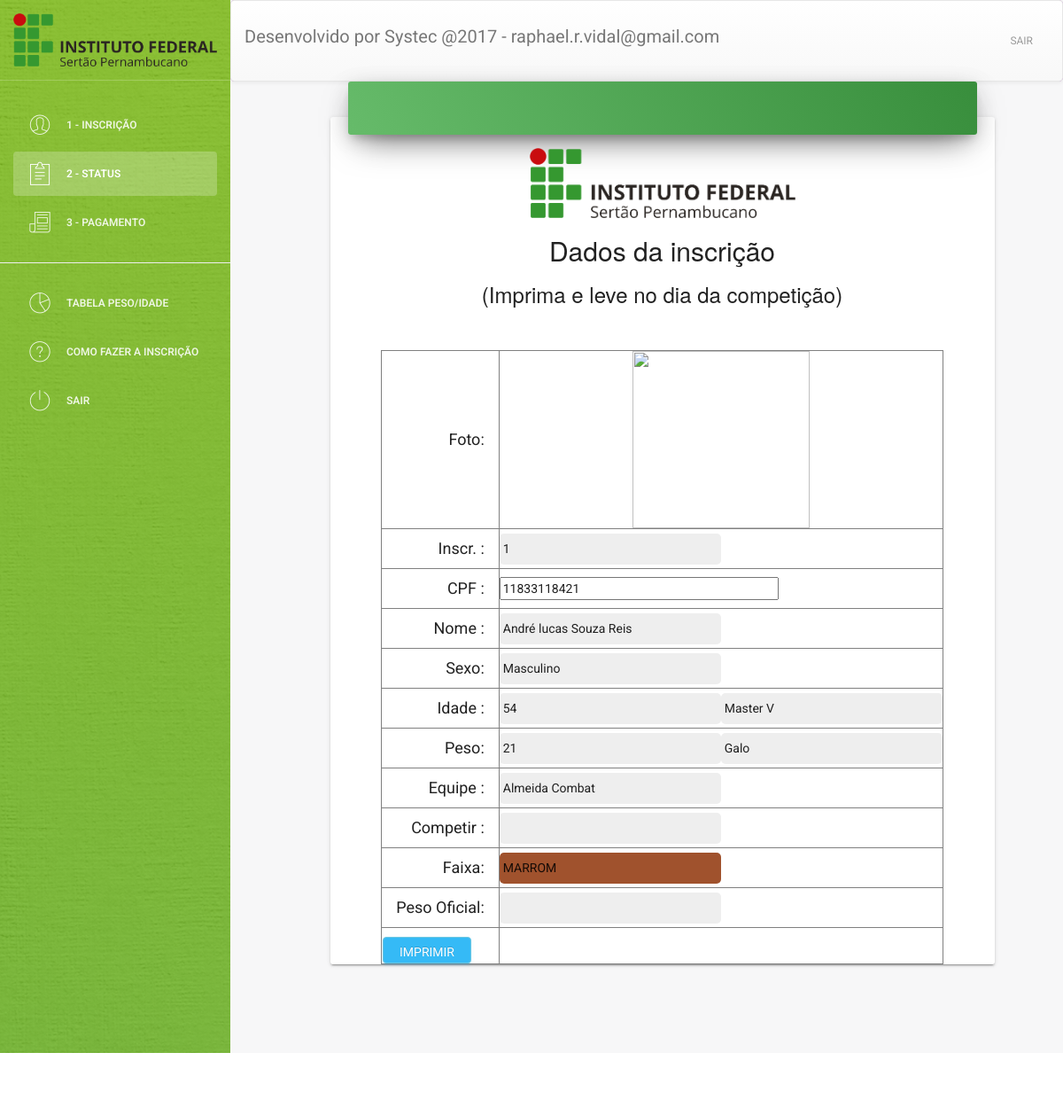
The app's page /cliente/status.php?cpf=11833118421 with its own data.
### tables this page shows
CREATE TABLE `usuarios` (
  `id` int(11) NOT NULL,
  `niveis_acesso_id` int(1) NOT NULL,
  `cpf` varchar(15) NOT NULL,
  `email` varchar(520) NOT NULL,
  `senha` varchar(50) NOT NULL,
  `nome` varchar(100) NOT NULL,
  `sexo` varchar(10) NOT NULL,
  `idade` varchar(10) NOT NULL,
  `peso` varchar(10) NOT NULL,
  `equipe` varchar(100) NOT NULL,
  `faixa` varchar(10) NOT NULL,
  `categoriaida` varchar(100) NOT NULL,
  `categoriapeso` varchar(100) NOT NULL,
  `imagem` varchar(100) NOT NULL
);

### fun/conexao.php (called while the page is built, shortened)
<?php
        $autor="Desenvolvido por Systec @2017 - raphael.r.vidal@gmail.com ";
?>

### cliente/status.php (the view, shortened to what this page needs)
<!doctype html>
<?php
include_once("../fun/conexao.php");
 $cpf = $_GET['cpf'];
$resultado = ("SELECT * FROM usuarios WHERE cpf LIKE '".$cpf."';");
$status = mysqli_query($conn, $resultado);
$linha=mysqli_fetch_array($status);
$foto = "$cpf .jpg";
$roxa="ROXA";
$branca="BRANCA";
$marrom="MARROM";
$azul="AZUL";
$preto="PRETA";
$cor = $linha['faixa'];
?>
<html lang="pt">
<head>
    <link href="assets/css/bootstrap.min.css" rel="stylesheet" />
    <link href="assets/css/animate.min.css" rel="stylesheet"/>
    <link href="assets/css/light-bootstrap-dashboard.css" rel="stylesheet"/>
	<link rel="stylesheet" href="https://maxcdn.bootstrapcdn.com/font-awesome/latest/css/font-awesome.min.css" />
    <link href="assets/css/bootstrap.min.css" rel="stylesheet" />
    <link href="assets/css/material-kit.css" rel="stylesheet"/>
	<link href="../css/style.css" rel="stylesheet" />
	<link href="../css/bootstrap-theme.css" rel="stylesheet" />
	<link href="../css/bootstrap.css" rel="stylesheet" />
	<link href="assets/css/demo.css" rel="stylesheet" />
    <link href="http://maxcdn.bootstrapcdn.com/font-awesome/4.2.0/css/font-awesome.min.css" rel="stylesheet">
    <link href="assets/css/pe-icon-7-stroke.css" rel="stylesheet" />
</head>
<body>
<div class="wrapper">
    <div class="sidebar" data-color="green" data-image="assets/img/4.jpg">
    	<div class="sidebar-wrapper">
            <div class="logo">
                <a href="http://www.google.com" class="simple-text">
                  <div align="center">	<img src="img/ifsertao.png"  width="100%" align="center" > </div>
                </a>
            </div>
           <ul class="nav">
               <li >
                    <a href="cadastroF.php?cpf=<?php echo  $cpf?>">
                        <i class="pe-7s-user"></i>
                        <p>1 - Inscrição</p>
                    </a>
                </li>
                <li class="active">
                    <a href="status.php?cpf=<?php  echo $cpf?>">
                        <i class="pe-7s-note2"></i>
                        <p>2 - Status</p>
                    </a>
                </li>
				  <li>
                    <a href="pagamento.php?cpf=<?php  echo $cpf?>">
                        <i class="pe-7s-news-paper"></i>
                        <p>3 - Pagamento</p>
                    </a>
                </li>
				 <li >
                     <p><hr></p>
                </li>
                <li >
                    <a href="../cliente/conteudo.php?cpf=<?php echo $cpf?>">
                        <i class="pe-7s-graph"></i>
                        <p>Tabela Peso/Idade</p>
                    </a>
                </li>
                <li >
                    <a href="duvida.php?cpf=<?php echo $cpf?>">
                        <i class="pe-7s-help1"></i>
                        <p>Como fazer a Inscrição</p>
                    </a>
                </li>
				<li>
                    <a href="sair.php">
                        <i class="pe-7s-power"></i>
                        <p>Sair</p>
                    </a>
                </li>
            </ul>
    	</div>
    </div>
    <div class="main-panel">
        <nav class="navbar navbar-default navbar-fixed">
            <div class="container-fluid">
                <div class="navbar-header">
                    <a class="navbar-brand" href="#"><?php echo $autor ?></a>
                </div>
                <div class="collapse navbar-collapse">
                    <ul class="nav navbar-nav navbar-right">
                        <li>
                            <a href="sair.php">
                                Sair
                            </a>
                        </li>
                    </ul>
                </div>
            </div>
        </nav>
        <div class="container">
		<br>
		<br>
				<div class="row">
					<div class="col-md-8 col-md-offset-1 ">
					<div class="card card-signup">
							<form class="formuser" method="POST" action="update.php">
								<div class="header header-success btn-lg text-center">
									</div>
			<div align="center">
	<img src="img/ifsertao.png" width="40%" align="center" > </div>
			<center>
				<h2>Dados da inscrição</h2>
				<h3>(Imprima e leve no dia da competição)</h3>
			<table id="cad_table" border="1">
				<tr>
				<td class="btn-lg text-right" >Foto:</td>
				<td align="center" width="%" height=""><img width="200px" align="center" height="200px" src="imagens/<?php echo $foto;?>" type="text"  name="arquivo"  > </td>
				</tr>
				<tr>
				<td class="btn-lg text-right" >Inscr. :</td>
				<td><input type="text" readonly name="cpf" class="txt" size="40"  value="<?php echo $linha['id']; ?> "><br></td><br>
				</tr>
				<tr>
				<td class="btn-lg text-right" >CPF :</td>
				<td><input type="text" readonly name="cpf" class="" size="40"  value="<?php echo $cpf ?> "><br></td><br>
				</tr>
				<tr>
				<td class="btn-lg text-right">Nome :</td>
				<td><input type="text" readonly name="nome" class="txt" value="<?php echo $linha['nome']; ?>"></td>
				</tr>
				<tr>
				<td class="btn-lg text-right" >Sexo:</td>
				<td><input name="sexo"  type="text" readonly name="sexo" class="txt" value="<?php echo $linha['sexo']; ?>" /> </td>
				</tr>
				<tr>
				<td class="btn-lg text-right">Idade :</td>
				<td><input type="text" readonly name="idade" class="txt" value="<?php echo $linha['idade'];?>"><input type="text" readonly name="idade" class="txt" value="<?php echo $linha['categoriaida'];?>"</td>
				</tr>
				<tr>
				<td class="btn-lg text-right" >Peso:</td>
				<td><input type="text" readonly name="peso" class="txt" value="<?php echo $linha['peso'];?>"><input type="text" readonly name="peso" class="txt" value="<?php echo $linha['categoriapeso'];?>"</td>
				</tr>
				<tr>
				<td class="btn-lg text-right">Equipe :</td>
				<td><input type="text" readonly name="equipe" class="txt" value="<?php echo $linha['equipe'];?>"></td>
				</tr>
				<tr>
				<td class="btn-lg text-right">Competir :</td>
				<td><input type="text" readonly name="competir" class="txt" value="<?php echo $linha['competir'];?>"></td>
				</tr>
				<tr>
				<?php
				if($cor == $roxa){
            		echo "<td class='btn-lg text-right'>Faixa:</td>";
					echo "	<td><input type='text' readonly name='faixa' class='txtroxa' value= ".$linha['faixa']."> </td>";
						}elseif($cor == $branca){
								 echo "<td class='btn-lg text-right'>Faixa:</td>";
								 echo "	<td><input type='text'  readonly name='faixa' class='txtbranca' value= ".$linha['faixa']."> </td>";
						}elseif($cor == $preto){
								 echo "<td class='btn-lg text-right'>Faixa:</td>";
								 echo "	<td><input type='text' color='red' readonly name='faixa' class='txtpreto' value= ".$linha['faixa']."> </td>";
						}elseif($cor == $marrom){
								 echo "<td class='btn-lg text-right'>Faixa:</td>";
								 echo "	<td><input type='text' readonly name='faixa' class='txtmarrom' value= ".$linha['faixa']."> </td>";
						}elseif($cor == $azul){
								 echo "<td class='btn-lg text-right'>Faixa:</td>";
								 echo "	<td><input type='text' readonly name='faixa' class='txtazul' value= ".$linha['faixa']."> </td>";
						}else{
								 echo "<td class='btn-lg text-right'>Faixa:</td>";
								 echo "	<td><input type='text' readonly name='faixa' class='txt' value= ".$linha['faixa']."> </td>";
						}
							?>
				</tr>
					<tr>
            <td class='btn-lg text-right'>Peso Oficial:</td>
				<td><input type="text" readonly name="faixa" class="txt" > </td>
       </tr>
				<td>
				<input align="center" type="button" class="btn btn-info botao print" name="imprimir" value="Imprimir" onclick="window.print();">
				</td>
			</table>
			</form>
						</div>
					</div>
				</div>
			</div>
		</div>
    </div>
<footer class="footer">
            <div class="container-fluid">
                <p class="copyright pull-right">
                </p>
            </div>
        </footer>
</body>
</html>

### css/style.css (style rules this page uses)
body { margin: 0; padding: 0; outline: none; font-family: "Calibri"; }
.txt { height: 35px; width: 250px; border: none; border-radius: 5px; background-color: #EEE; padding: 4px; }
.txtmarrom { height: 35px; width: 250px; border: none; border-radius: 5px; background-color: #A0522D; padding: 4px; }
.btn { width: 100px; height: 30px; background-color: #EFEFEF; border-radius: 4px; border: 1px solid #CCC; }

### cliente/status.php (style rules this page uses)
.botao { display: none; }

### records on screen
usuarios: cpf "1", nome "André lucas Souza Reis", sexo "Masculino", idade "54", idade "Master V", peso "21", peso "Galo", equipe "Almeida Combat", faixa "MARROM"

### other values on screen
$autor "Desenvolvido por Systec @2017 - raphael.r.vidal@gmail.com"
